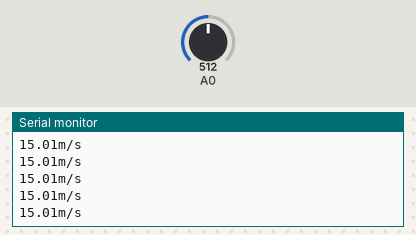
Bench run of a sketch on a simulated Arduino Uno, built with avr-gcc and run on an emulated ATmega328P. Shown: the last lines printed to the serial monitor. The test bench sets the inputs (shaded band); at power-on: A0 = 512. The ROS host is connected and sends only what is stated.

Above: at 1.2 s.
1.3 s: A0 set to 716
At 1.32 s:
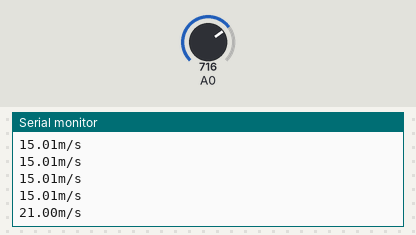
2.8 s: A0 set to 900
At 2.85 s:
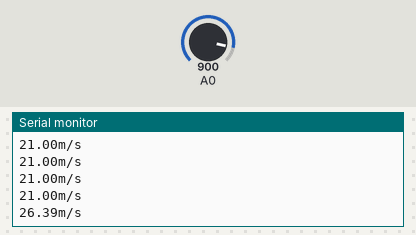
Timing chart, 0 to 5.8 s (numbered marks = the images above; inputs shaded):
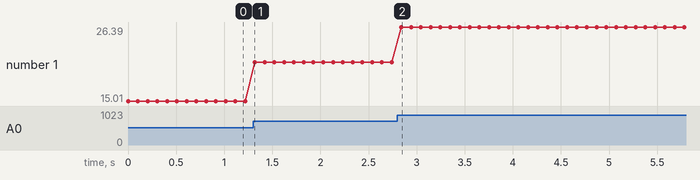

The sketch:

wind_spd_sensor.ino
```cpp
#include <ros.h>
#include <sensor_msgs/Range.h>
#include "ros/node_handle.h"
#include "ArduinoHardware.h"

ros::NodeHandle_<ArduinoHardware, 5, 5, 0, 256> nh;

sensor_msgs::Range sensor_msg0;
ros::Publisher wind_spd("wind_speed", &sensor_msg0);
float sensorValue0;

void setup() {
  nh.initNode();
  nh.advertise(wind_spd);
  // put your setup code here, to run once:
  Serial.begin(9600);
  nh.getHardware()->setBaud(9600);
}

void loop() {
  float a =0;
  a = analogRead(A0);
  float b = 0;
  b = a/1023.0 * 5.0;
  float c = b*6.0;
  Serial.print(c);
  Serial.println("m/s");
  sensorValue0 = c;
  sensor_msg0.header.stamp = nh.now();
  sensor_msg0.range = sensorValue0;
  wind_spd.publish(&sensor_msg0);
  nh.spinOnce();
  delay(100);
}
```

Measured:
- after the input at 1.3 s, the serial monitor: prints a new line at once (image 1)
- after the input at 2.8 s, the serial monitor: prints a new line at once (image 2)
- plotted number 1: 15.01 → 21 after the input at 1.3 s, 21 → 26.39 after the input at 2.8 s
